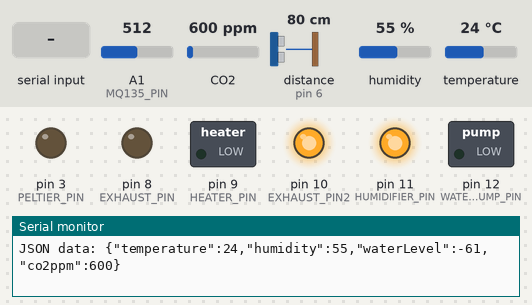
Bench run of a sketch on a simulated Arduino Uno, built with avr-gcc and run on an emulated ATmega328P. Shown: switched loads named in the sketch (green lamp = pin HIGH), output pins drawn as LEDs (lit = HIGH), the last lines printed to the serial monitor. The inputs (shaded band) are chosen by the test bench; at power-on: CO2 600 ppm, temperature 24 °C, A1 (MQ135_PIN) = 512, distance to the obstacle (sensor on pin 6) 80 cm, humidity 55 %. The echo pulse lasts 58.3 µs per cm.

Above: at 1.2 s.
1.3 s: CO2 set to 970 ppm
3.2 s: CO2 set to 1038 ppm
At 4.7 s:
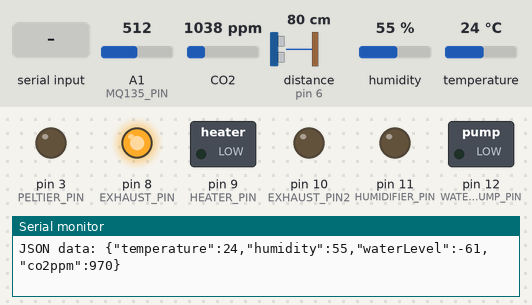
5.6 s: temperature set to 21 °C
7.4 s: temperature set to 18 °C
At 9.4 s:
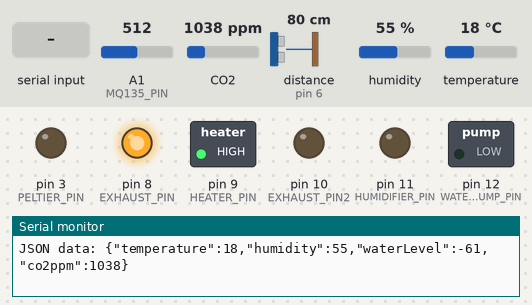
9.7 s: "fanL\n" received over Serial
At 10.6 s:
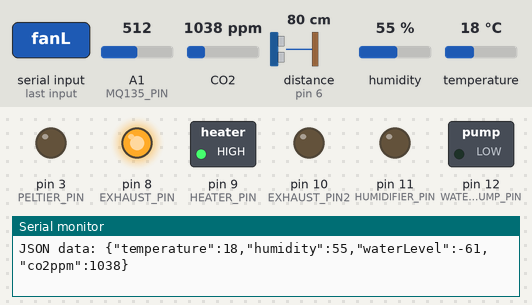
11.8 s: CO2 set to 452 ppm
At 12.9 s:
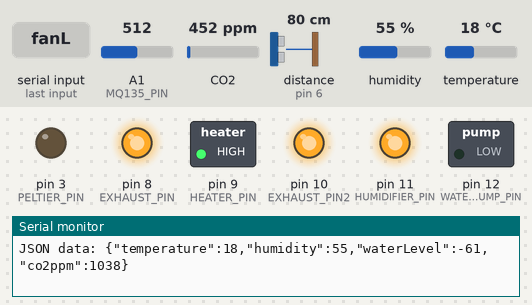
Timing chart, 0 to 14.8 s (numbered marks = the images above; inputs shaded):
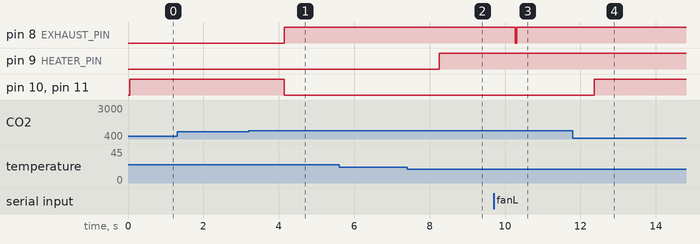

The sketch:

main.ino
```cpp
#include <ArduinoJson.h>
#include <Arduino.h>
#include <SoftwareSerial.h>
#include <DHT.h>
#include <NewPing.h>

#define DHTPIN 2
#define DHTTYPE DHT11
#define PELTIER_PIN 3
#define HUMIDIFIER_PIN 11
#define ULTRASONIC_TRIGGER_PIN 5
#define ULTRASONIC_ECHO_PIN 6
#define WATER_PUMP_PIN 12
#define EXHAUST_PIN 8
#define HEATER_PIN 9
#define RELAY A5

// New
#define EXHAUST_PIN2 10

#define MQ135_PIN A1 // mq135
#define co2zero 55

DHT dht(DHTPIN, DHTTYPE);
NewPing ultrasonic(ULTRASONIC_TRIGGER_PIN, ULTRASONIC_ECHO_PIN);
int waterLevel;

//int fanPin = 7;


// ***** FOR MQ135 ******
#include <MQ135.h> // Include MQ135 library if available (optional for better accuracy)
// Define constants for CO2 calculation
#define RL 10.0  // Load resistance in kΩ (check your setup, usually 1kΩ or 10kΩ)
#define RZERO_CLEAN_AIR 1140.0  // Adjust based on your calibration

MQ135 mq135_sensor(MQ135_PIN);
// ***** END FOR MQ135 ******


void setup()
{
  dht.begin();
  Serial.begin(9600);
  pinMode(PELTIER_PIN, OUTPUT);
  pinMode(HUMIDIFIER_PIN, OUTPUT);
  pinMode(WATER_PUMP_PIN, OUTPUT);
  pinMode(EXHAUST_PIN, OUTPUT);
  pinMode(EXHAUST_PIN2, OUTPUT);
  pinMode(HEATER_PIN, OUTPUT);
  //pinMode(fanPin, OUTPUT);
  //digitalWrite(fanPin, HIGH);

  pinMode(MQ135_PIN,INPUT);
}

bool isMQ135Connected() {
  // Set A0 as digital input to clear floating state
  pinMode(MQ135_PIN, OUTPUT);
  digitalWrite(MQ135_PIN, LOW); // Pull to ground

  // Wait briefly to stabilize the pin
  delay(10);

  // Set back to analog mode and read the value
  pinMode(MQ135_PIN, INPUT);
  int adcValue = analogRead(MQ135_PIN);

  if(adcValue != 0) return true;

  return false;
}

void loop(){
//  delay(2000);
  // Change State of Fan and Heater
  if (Serial.available() > 0) {
    String command = Serial.readStringUntil('\n'); // Read command string until newline
//    Serial.println("command: " + command);
    if (command == "fanH") { // If command is 'H', set pin HIGH
      digitalWrite(EXHAUST_PIN, HIGH);
//      Serial.println("FAN ON");
    } else if (command == "fanL") { // If command is 'L', set pin LOW
      digitalWrite(EXHAUST_PIN, LOW);
//      Serial.println("FAN OFF");
    } else if (command == "heaterH") { // If command is 'H', set pin HIGH
      digitalWrite(HEATER_PIN, HIGH);
//      Serial.println("Heater ON");
    } else if (command == "heaterL") { // If command is 'L', set pin LOW
      digitalWrite(HEATER_PIN, LOW);
//      Serial.println("Heater OFF");
    }
  }

  // VALUES
  float temperature = dht.readTemperature();
  float humidity = dht.readHumidity();

  //humidity += -5.0;

  waterLevel = 20 - ultrasonic.ping_cm();//waterLvlValue();
  if(waterLevel == 20) waterLevel = 0;

  // FOR MQ135
  // Read resistance and calculate new RZero
  float resistance = mq135_sensor.getResistance();
  float rzero = resistance / exp((log10(400.0) - 1.78) / -2.93);  // Using CO2 calibration formula
  float correctedRZero = mq135_sensor.getCorrectedRZero(temperature, humidity);

  // Calculate CO2 PPM using corrected formula
  float ppmCO2 = 116.6020682 * pow((resistance / RZERO_CLEAN_AIR), -2.769034857);
  //correctedPPMCO2
  float ppm = 116.6020682 * pow((resistance / correctedRZero), -2.769034857);

  if ((isnan(temperature) || isnan(humidity)) || !isMQ135Connected())
  {
    if (!isMQ135Connected() && !(isnan(temperature) || isnan(humidity))) {
      Serial.println("MQ135 sensor not detected or not functioning!");
  //    delay(1000); // Wait and retry
  //    return;
    } else if(isMQ135Connected() && (isnan(temperature) || isnan(humidity))) {
      Serial.println("DHT sensor not detected or not functioning!"); //, TMP: " + String(temperature) + " HUM: " + String(humidity));
    } else {
      Serial.println("DHT and sensor MQ135 are not detected or not functioning!");
    }

    delay(1000);
    return;
  } else {
    // Conditions that will happen regularly
    if(temperature < 20 && humidity <= 85 && round(ppm) <= 1000){
      digitalWrite(EXHAUST_PIN, HIGH);
      digitalWrite(HEATER_PIN, HIGH);
      digitalWrite(HUMIDIFIER_PIN, HIGH);
      digitalWrite(EXHAUST_PIN2, HIGH);
    } else if(temperature >= 20 && humidity <= 85 && ppm <= 1000){
      digitalWrite(HUMIDIFIER_PIN, HIGH);
      digitalWrite(EXHAUST_PIN2, HIGH);

      digitalWrite(EXHAUST_PIN, LOW);
      digitalWrite(HEATER_PIN, LOW);
    } else if(temperature < 20 && humidity > 85 && ppm <= 1000){
      digitalWrite(EXHAUST_PIN, HIGH);
      digitalWrite(HEATER_PIN, HIGH);

      digitalWrite(HUMIDIFIER_PIN, LOW);
      digitalWrite(EXHAUST_PIN2, LOW);
    } else if(temperature >= 20 && humidity > 85 && ppm <= 1000){
      digitalWrite(EXHAUST_PIN, HIGH);

      digitalWrite(HEATER_PIN, LOW);
      digitalWrite(HUMIDIFIER_PIN, LOW);
      digitalWrite(EXHAUST_PIN2, LOW);
    }
    // Conditions that will rarely happen
    else if((temperature < 20 && humidity <= 85 && ppm > 1000) || (temperature < 20 && humidity > 85 && ppm > 1000)){
      digitalWrite(EXHAUST_PIN, HIGH);
      digitalWrite(HEATER_PIN, HIGH);

      digitalWrite(HUMIDIFIER_PIN, LOW);
      digitalWrite(EXHAUST_PIN2, LOW);
    } else if((temperature >= 20 && humidity <= 85 && ppm > 1000) || (temperature >= 20 && humidity > 85 && ppm > 1000)){
      digitalWrite(EXHAUST_PIN, HIGH);

      digitalWrite(HEATER_PIN, LOW);
      digitalWrite(HUMIDIFIER_PIN, LOW);
      digitalWrite(EXHAUST_PIN2, LOW);
    }
  }

  delay(1000);

  StaticJsonDocument<200> jsonDoc;
  jsonDoc["temperature"] = temperature;
  jsonDoc["humidity"] = humidity;
  jsonDoc["waterLevel"] = waterLevel;
  jsonDoc["co2ppm"] = round(ppm);

  String jsonString;
  serializeJson(jsonDoc, jsonString);

  Serial.println("JSON data: " + jsonString);

  delay(1000);
}
```

Measured:
- the behaviour switches between 1000 and 1001 ppm on CO2 (found by bisection; images 0 and 1)
- the behaviour switches between 20 and 19 °C on temperature (found by bisection; images 1 and 2)
- after the input at 3.2 s, pin 8 (EXHAUST_PIN): LOW → HIGH after 0.95 s; pin 10 (EXHAUST_PIN2), pin 11 (HUMIDIFIER_PIN): HIGH → LOW after 0.95 s
- after the input at 7.4 s, pin 9 (HEATER_PIN): LOW → HIGH after 0.86 s
- after the input at 9.7 s, pin 8 (EXHAUST_PIN): HIGH → LOW after 0.57 s, → HIGH 0.04 s later
- after the input at 11.8 s, pin 10 (EXHAUST_PIN2), pin 11 (HUMIDIFIER_PIN): LOW → HIGH after 0.57 s
